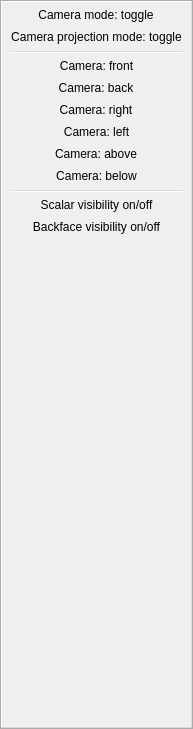
<?xml version="1.0" encoding="UTF-8"?>
<ui version="4.0">
 <class>mqCameraControlsToolbar</class>
 <widget class="QToolBar" name="mqCameraControlsToolbar">
  <property name="geometry">
   <rect>
    <x>0</x>
    <y>0</y>
    <width>35</width>
    <height>729</height>
   </rect>
  </property>
  <property name="windowTitle">
   <string>Main Controls</string>
  </property>
  <property name="orientation">
   <enum>Qt::Vertical</enum>
  </property>
  <action name="actionClippingPlaneOnOff">
   <property name="checkable">
    <bool>true</bool>
   </property>
   <property name="icon">
    <iconset resource="../Icons/icons.qrc">
     <normaloff>:/Icons/clipping_plane_off.png</normaloff>
     <normalon>:/Icons/clipping_plane_on.png</normalon>:/Icons/clipping_plane_off.png</iconset>
   </property>
   <property name="text">
    <string>Scalar visibility on/off</string>
   </property>
   <property name="toolTip">
    <string>Clipping plane On/Off toggle</string>
   </property>
  </action>
  <action name="actionBackfaceCullingOnOff">
   <property name="checkable">
    <bool>true</bool>
   </property>
   <property name="icon">
    <iconset resource="../Icons/icons.qrc">
     <normaloff>:/Icons/backface_on.png</normaloff>
     <normalon>:/Icons/backface_off.png</normalon>:/Icons/backface_on.png</iconset>
   </property>
   <property name="text">
    <string>Backface visibility on/off</string>
   </property>
   <property name="toolTip">
    <string>Backface culling On/Off toggle</string>
   </property>
  </action>
  <action name="actionCameraFront">
   <property name="icon">
    <iconset resource="../Icons/icons.qrc">
     <normaloff>:/Icons/camera_front.png</normaloff>
     <normalon>:/Icons/camera_front.png</normalon>:/Icons/camera_front.png</iconset>
   </property>
   <property name="text">
    <string>Camera: front</string>
   </property>
   <property name="toolTip">
    <string>Move Camera: view objects from front side</string>
   </property>
  </action>
  <action name="actionCameraLeft">
   <property name="icon">
    <iconset resource="../Icons/icons.qrc">
     <normaloff>:/Icons/camera_left.png</normaloff>
     <normalon>:/Icons/camera_left.png</normalon>:/Icons/camera_left.png</iconset>
   </property>
   <property name="text">
    <string>Camera: left</string>
   </property>
   <property name="toolTip">
    <string>Move Camera: view objects from left side</string>
   </property>
  </action>
  <action name="actionCameraRight">
   <property name="icon">
    <iconset resource="../Icons/icons.qrc">
     <normaloff>:/Icons/camera_right.png</normaloff>
     <normalon>:/Icons/camera_right.png</normalon>:/Icons/camera_right.png</iconset>
   </property>
   <property name="text">
    <string>Camera: right</string>
   </property>
   <property name="toolTip">
    <string>Move Camera: view objects from right side</string>
   </property>
  </action>
  <action name="actionCameraAbove">
   <property name="icon">
    <iconset>
     <normaloff>Icons/camera_above.png</normaloff>
     <normalon>:/Icons/camera_above.png</normalon>Icons/camera_above.png</iconset>
   </property>
   <property name="text">
    <string>Camera: above</string>
   </property>
   <property name="toolTip">
    <string>Move Camera: view objects from above</string>
   </property>
  </action>
  <action name="actionCameraBelow">
   <property name="icon">
    <iconset resource="../Icons/icons.qrc">
     <normaloff>:/Icons/camera_below.png</normaloff>
     <normalon>:/Icons/camera_below.png</normalon>:/Icons/camera_below.png</iconset>
   </property>
   <property name="text">
    <string>Camera: below</string>
   </property>
   <property name="toolTip">
    <string>Move Camera: underneath view</string>
   </property>
  </action>
  <action name="actionCameraBack">
   <property name="icon">
    <iconset resource="../Icons/icons.qrc">
     <normaloff>:/Icons/camera_back.png</normaloff>
     <normalon>:/Icons/camera_back.png</normalon>:/Icons/camera_back.png</iconset>
   </property>
   <property name="text">
    <string>Camera: back</string>
   </property>
   <property name="toolTip">
    <string>Move Camera: view objects from back side</string>
   </property>
  </action>
  <action name="actionCameraCentreOfMassToggle">
   <property name="checkable">
    <bool>true</bool>
   </property>
   <property name="icon">
    <iconset resource="../Icons/icons.qrc">
     <normaloff>:/Icons/move_cam.png</normaloff>
     <normalon>:/Icons/move_cam2.png</normalon>:/Icons/move_cam.png</iconset>
   </property>
   <property name="text">
    <string>Camera mode: toggle</string>
   </property>
   <property name="toolTip">
    <string>Toggle camera : centered at (x,y,z) = (0,0,0) / or at the centre of mass of all opened objects</string>
   </property>
  </action>
  <action name="actionCameraOrthoPerspectiveToggle">
   <property name="checkable">
    <bool>true</bool>
   </property>
   <property name="icon">
    <iconset resource="../Icons/icons.qrc">
     <normaloff>:/Icons/camera_ortho.png</normaloff>
     <normalon>:/Icons/camera_persp.png</normalon>:/Icons/camera_ortho.png</iconset>
   </property>
   <property name="text">
    <string>Camera projection mode: toggle</string>
   </property>
   <property name="toolTip">
    <string>Toggle camera : orthonormal or perspective projection</string>
   </property>
  </action>
  <addaction name="actionCameraCentreOfMassToggle"/>
  <addaction name="actionCameraOrthoPerspectiveToggle"/>
  <addaction name="separator"/>
  <addaction name="actionCameraFront"/>
  <addaction name="actionCameraBack"/>
  <addaction name="actionCameraRight"/>
  <addaction name="actionCameraLeft"/>
  <addaction name="actionCameraAbove"/>
  <addaction name="actionCameraBelow"/>
  <addaction name="separator"/>
  <addaction name="actionClippingPlaneOnOff"/>
  <addaction name="actionBackfaceCullingOnOff"/>
 </widget>
 <resources>
  <include location="../Icons/icons.qrc"/>
  <include location="../Icons/icons.qrc"/>
 </resources>
 <connections/>
</ui>
